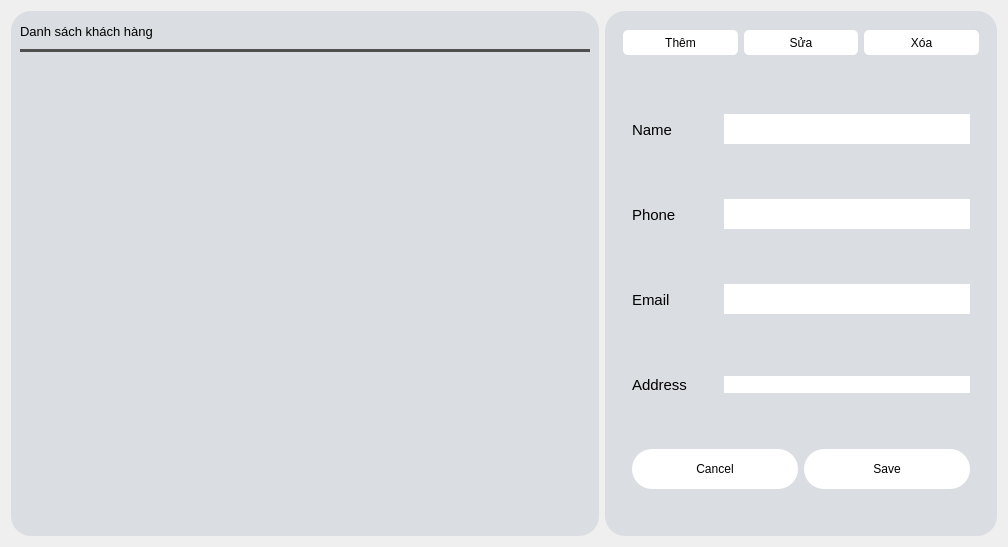
<?xml version="1.0" encoding="UTF-8"?>
<ui version="4.0">
 <class>customer_tab</class>
 <widget class="QWidget" name="customer_tab">
  <property name="geometry">
   <rect>
    <x>0</x>
    <y>0</y>
    <width>1008</width>
    <height>547</height>
   </rect>
  </property>
  <property name="windowTitle">
   <string>Form</string>
  </property>
  <layout class="QHBoxLayout" name="horizontalLayout" stretch="3,2">
   <item>
    <widget class="QFrame" name="list_product">
     <property name="sizePolicy">
      <sizepolicy hsizetype="Preferred" vsizetype="Preferred">
       <horstretch>0</horstretch>
       <verstretch>0</verstretch>
      </sizepolicy>
     </property>
     <property name="styleSheet">
      <string notr="true">border-radius: 20px;
background-color: rgb(218, 221, 225);</string>
     </property>
     <property name="frameShape">
      <enum>QFrame::StyledPanel</enum>
     </property>
     <property name="frameShadow">
      <enum>QFrame::Raised</enum>
     </property>
     <layout class="QVBoxLayout" name="verticalLayout_3">
      <item>
       <widget class="QLabel" name="list_staff_label">
        <property name="sizePolicy">
         <sizepolicy hsizetype="Preferred" vsizetype="Preferred">
          <horstretch>0</horstretch>
          <verstretch>1</verstretch>
         </sizepolicy>
        </property>
        <property name="font">
         <font>
          <pointsize>10</pointsize>
         </font>
        </property>
        <property name="text">
         <string>Danh sách khách hàng</string>
        </property>
       </widget>
      </item>
      <item>
       <widget class="Line" name="line">
        <property name="font">
         <font>
          <pointsize>4</pointsize>
         </font>
        </property>
        <property name="styleSheet">
         <string notr="true">border-color: rgb(103, 103, 103);
background-color: rgb(79, 79, 79);</string>
        </property>
        <property name="orientation">
         <enum>Qt::Horizontal</enum>
        </property>
       </widget>
      </item>
      <item>
       <widget class="QScrollArea" name="scrollArea">
        <property name="sizePolicy">
         <sizepolicy hsizetype="Expanding" vsizetype="Expanding">
          <horstretch>0</horstretch>
          <verstretch>20</verstretch>
         </sizepolicy>
        </property>
        <property name="widgetResizable">
         <bool>true</bool>
        </property>
        <widget class="QWidget" name="scrollAreaWidgetContents">
         <property name="geometry">
          <rect>
           <x>0</x>
           <y>0</y>
           <width>565</width>
           <height>463</height>
          </rect>
         </property>
         <property name="font">
          <font>
           <pointsize>5</pointsize>
          </font>
         </property>
         <layout class="QGridLayout" name="gridLayout" rowstretch="0">
          <property name="leftMargin">
           <number>0</number>
          </property>
         </layout>
        </widget>
       </widget>
      </item>
     </layout>
    </widget>
   </item>
   <item>
    <widget class="QFrame" name="edit_view">
     <property name="sizePolicy">
      <sizepolicy hsizetype="Preferred" vsizetype="Preferred">
       <horstretch>0</horstretch>
       <verstretch>0</verstretch>
      </sizepolicy>
     </property>
     <property name="styleSheet">
      <string notr="true">border-radius: 20px;
background-color: rgb(218, 221, 225);</string>
     </property>
     <property name="frameShape">
      <enum>QFrame::StyledPanel</enum>
     </property>
     <property name="frameShadow">
      <enum>QFrame::Raised</enum>
     </property>
     <layout class="QVBoxLayout" name="verticalLayout">
      <item>
       <widget class="QWidget" name="widget_2" native="true">
        <property name="sizePolicy">
         <sizepolicy hsizetype="Preferred" vsizetype="Preferred">
          <horstretch>0</horstretch>
          <verstretch>1</verstretch>
         </sizepolicy>
        </property>
        <layout class="QHBoxLayout" name="horizontalLayout_3">
         <item>
          <widget class="QPushButton" name="button_add">
           <property name="minimumSize">
            <size>
             <width>0</width>
             <height>25</height>
            </size>
           </property>
           <property name="font">
            <font>
             <pointsize>9</pointsize>
            </font>
           </property>
           <property name="styleSheet">
            <string notr="true">background-color: rgb(255, 255, 255);
border-radius: 5px;</string>
           </property>
           <property name="text">
            <string>Thêm</string>
           </property>
          </widget>
         </item>
         <item>
          <widget class="QPushButton" name="button_edit">
           <property name="minimumSize">
            <size>
             <width>0</width>
             <height>25</height>
            </size>
           </property>
           <property name="font">
            <font>
             <pointsize>9</pointsize>
            </font>
           </property>
           <property name="styleSheet">
            <string notr="true">background-color: rgb(255, 255, 255);
border-radius: 5px;</string>
           </property>
           <property name="text">
            <string>Sửa</string>
           </property>
          </widget>
         </item>
         <item>
          <widget class="QPushButton" name="button_delete">
           <property name="minimumSize">
            <size>
             <width>0</width>
             <height>25</height>
            </size>
           </property>
           <property name="font">
            <font>
             <pointsize>9</pointsize>
            </font>
           </property>
           <property name="styleSheet">
            <string notr="true">background-color: rgb(255, 255, 255);
border-radius: 5px;</string>
           </property>
           <property name="text">
            <string>Xóa</string>
           </property>
          </widget>
         </item>
        </layout>
       </widget>
      </item>
      <item>
       <widget class="QWidget" name="widget" native="true">
        <property name="sizePolicy">
         <sizepolicy hsizetype="Preferred" vsizetype="Preferred">
          <horstretch>0</horstretch>
          <verstretch>10</verstretch>
         </sizepolicy>
        </property>
        <layout class="QVBoxLayout" name="verticalLayout_2">
         <item>
          <widget class="QStackedWidget" name="stackedWidget">
           <property name="currentIndex">
            <number>1</number>
           </property>
           <widget class="QWidget" name="detail_page">
            <layout class="QHBoxLayout" name="horizontalLayout_13">
             <item>
              <layout class="QFormLayout" name="formLayout">
               <property name="horizontalSpacing">
                <number>10</number>
               </property>
               <property name="verticalSpacing">
                <number>20</number>
               </property>
               <property name="leftMargin">
                <number>10</number>
               </property>
               <property name="topMargin">
                <number>10</number>
               </property>
               <property name="rightMargin">
                <number>10</number>
               </property>
               <property name="bottomMargin">
                <number>10</number>
               </property>
               <item row="0" column="0">
                <widget class="QLabel" name="name_lb">
                 <property name="font">
                  <font>
                   <pointsize>10</pointsize>
                  </font>
                 </property>
                 <property name="text">
                  <string>Customer Name</string>
                 </property>
                 <property name="wordWrap">
                  <bool>true</bool>
                 </property>
                </widget>
               </item>
               <item row="0" column="1">
                <widget class="QLabel" name="name_ct">
                 <property name="font">
                  <font>
                   <pointsize>10</pointsize>
                  </font>
                 </property>
                 <property name="text">
                  <string/>
                 </property>
                 <property name="wordWrap">
                  <bool>true</bool>
                 </property>
                </widget>
               </item>
               <item row="1" column="0">
                <widget class="QLabel" name="phone_lb">
                 <property name="font">
                  <font>
                   <pointsize>10</pointsize>
                  </font>
                 </property>
                 <property name="text">
                  <string>Phone</string>
                 </property>
                 <property name="wordWrap">
                  <bool>true</bool>
                 </property>
                </widget>
               </item>
               <item row="1" column="1">
                <widget class="QLabel" name="phone_ct">
                 <property name="font">
                  <font>
                   <pointsize>10</pointsize>
                  </font>
                 </property>
                 <property name="text">
                  <string/>
                 </property>
                 <property name="wordWrap">
                  <bool>true</bool>
                 </property>
                </widget>
               </item>
               <item row="2" column="0">
                <widget class="QLabel" name="mail_lb">
                 <property name="font">
                  <font>
                   <pointsize>10</pointsize>
                  </font>
                 </property>
                 <property name="text">
                  <string>Email</string>
                 </property>
                 <property name="wordWrap">
                  <bool>true</bool>
                 </property>
                </widget>
               </item>
               <item row="2" column="1">
                <widget class="QLabel" name="mail_ct">
                 <property name="font">
                  <font>
                   <pointsize>10</pointsize>
                  </font>
                 </property>
                 <property name="text">
                  <string/>
                 </property>
                 <property name="wordWrap">
                  <bool>true</bool>
                 </property>
                </widget>
               </item>
               <item row="3" column="0">
                <widget class="QLabel" name="addr_lb">
                 <property name="font">
                  <font>
                   <pointsize>10</pointsize>
                  </font>
                 </property>
                 <property name="text">
                  <string>Address</string>
                 </property>
                </widget>
               </item>
               <item row="3" column="1">
                <widget class="QLabel" name="addr_ct">
                 <property name="font">
                  <font>
                   <pointsize>10</pointsize>
                  </font>
                 </property>
                 <property name="text">
                  <string/>
                 </property>
                </widget>
               </item>
              </layout>
             </item>
            </layout>
           </widget>
           <widget class="QWidget" name="edit_page">
            <layout class="QVBoxLayout" name="verticalLayout_4">
             <item>
              <widget class="QFrame" name="field1_name">
               <property name="frameShape">
                <enum>QFrame::StyledPanel</enum>
               </property>
               <property name="frameShadow">
                <enum>QFrame::Raised</enum>
               </property>
               <layout class="QHBoxLayout" name="horizontalLayout_2" stretch="1,3">
                <property name="spacing">
                 <number>10</number>
                </property>
                <property name="leftMargin">
                 <number>0</number>
                </property>
                <property name="topMargin">
                 <number>0</number>
                </property>
                <property name="rightMargin">
                 <number>0</number>
                </property>
                <property name="bottomMargin">
                 <number>0</number>
                </property>
                <item>
                 <widget class="QLabel" name="name_label">
                  <property name="font">
                   <font>
                    <pointsize>11</pointsize>
                   </font>
                  </property>
                  <property name="text">
                   <string>Name</string>
                  </property>
                 </widget>
                </item>
                <item>
                 <widget class="QLineEdit" name="name_field">
                  <property name="minimumSize">
                   <size>
                    <width>0</width>
                    <height>30</height>
                   </size>
                  </property>
                  <property name="font">
                   <font>
                    <pointsize>10</pointsize>
                   </font>
                  </property>
                  <property name="styleSheet">
                   <string notr="true">background-color: rgb(255, 255, 255);</string>
                  </property>
                 </widget>
                </item>
               </layout>
              </widget>
             </item>
             <item>
              <widget class="QFrame" name="field2_price">
               <property name="frameShape">
                <enum>QFrame::StyledPanel</enum>
               </property>
               <property name="frameShadow">
                <enum>QFrame::Raised</enum>
               </property>
               <layout class="QHBoxLayout" name="horizontalLayout_4" stretch="1,3">
                <property name="spacing">
                 <number>10</number>
                </property>
                <property name="leftMargin">
                 <number>0</number>
                </property>
                <property name="topMargin">
                 <number>0</number>
                </property>
                <property name="rightMargin">
                 <number>0</number>
                </property>
                <property name="bottomMargin">
                 <number>0</number>
                </property>
                <item>
                 <widget class="QLabel" name="phone_label">
                  <property name="font">
                   <font>
                    <pointsize>11</pointsize>
                   </font>
                  </property>
                  <property name="text">
                   <string>Phone</string>
                  </property>
                 </widget>
                </item>
                <item>
                 <widget class="QLineEdit" name="phone_field">
                  <property name="minimumSize">
                   <size>
                    <width>0</width>
                    <height>30</height>
                   </size>
                  </property>
                  <property name="font">
                   <font>
                    <pointsize>10</pointsize>
                   </font>
                  </property>
                  <property name="styleSheet">
                   <string notr="true">background-color: rgb(255, 255, 255);</string>
                  </property>
                 </widget>
                </item>
               </layout>
              </widget>
             </item>
             <item>
              <widget class="QFrame" name="field3_des">
               <property name="frameShape">
                <enum>QFrame::StyledPanel</enum>
               </property>
               <property name="frameShadow">
                <enum>QFrame::Raised</enum>
               </property>
               <layout class="QHBoxLayout" name="horizontalLayout_5" stretch="1,3">
                <property name="spacing">
                 <number>10</number>
                </property>
                <property name="leftMargin">
                 <number>0</number>
                </property>
                <property name="topMargin">
                 <number>0</number>
                </property>
                <property name="rightMargin">
                 <number>0</number>
                </property>
                <property name="bottomMargin">
                 <number>0</number>
                </property>
                <item>
                 <widget class="QLabel" name="des_field_2">
                  <property name="font">
                   <font>
                    <pointsize>11</pointsize>
                   </font>
                  </property>
                  <property name="text">
                   <string>Email</string>
                  </property>
                 </widget>
                </item>
                <item>
                 <widget class="QLineEdit" name="des_field">
                  <property name="minimumSize">
                   <size>
                    <width>0</width>
                    <height>30</height>
                   </size>
                  </property>
                  <property name="font">
                   <font>
                    <pointsize>10</pointsize>
                   </font>
                  </property>
                  <property name="styleSheet">
                   <string notr="true">background-color: rgb(255, 255, 255);</string>
                  </property>
                 </widget>
                </item>
               </layout>
              </widget>
             </item>
             <item>
              <widget class="QFrame" name="field4_addr">
               <property name="frameShape">
                <enum>QFrame::StyledPanel</enum>
               </property>
               <property name="frameShadow">
                <enum>QFrame::Raised</enum>
               </property>
               <layout class="QHBoxLayout" name="horizontalLayout_6" stretch="1,3">
                <property name="spacing">
                 <number>10</number>
                </property>
                <property name="leftMargin">
                 <number>0</number>
                </property>
                <property name="topMargin">
                 <number>0</number>
                </property>
                <property name="rightMargin">
                 <number>0</number>
                </property>
                <property name="bottomMargin">
                 <number>0</number>
                </property>
                <item>
                 <widget class="QLabel" name="addr_label">
                  <property name="font">
                   <font>
                    <pointsize>11</pointsize>
                   </font>
                  </property>
                  <property name="text">
                   <string>Address</string>
                  </property>
                 </widget>
                </item>
                <item>
                 <widget class="QLineEdit" name="addr_field">
                  <property name="font">
                   <font>
                    <pointsize>10</pointsize>
                   </font>
                  </property>
                  <property name="styleSheet">
                   <string notr="true">background-color: rgb(255, 255, 255);</string>
                  </property>
                 </widget>
                </item>
               </layout>
              </widget>
             </item>
             <item>
              <widget class="QFrame" name="field10_state">
               <property name="frameShape">
                <enum>QFrame::StyledPanel</enum>
               </property>
               <property name="frameShadow">
                <enum>QFrame::Raised</enum>
               </property>
               <layout class="QHBoxLayout" name="horizontalLayout_12">
                <property name="leftMargin">
                 <number>0</number>
                </property>
                <property name="rightMargin">
                 <number>0</number>
                </property>
                <item>
                 <widget class="QPushButton" name="button_cancel">
                  <property name="minimumSize">
                   <size>
                    <width>0</width>
                    <height>40</height>
                   </size>
                  </property>
                  <property name="styleSheet">
                   <string notr="true">background-color: rgb(255, 255, 255);
</string>
                  </property>
                  <property name="text">
                   <string>Cancel</string>
                  </property>
                 </widget>
                </item>
                <item>
                 <widget class="QPushButton" name="button_save">
                  <property name="minimumSize">
                   <size>
                    <width>0</width>
                    <height>40</height>
                   </size>
                  </property>
                  <property name="styleSheet">
                   <string notr="true">background-color: rgb(255, 255, 255);
</string>
                  </property>
                  <property name="text">
                   <string>Save</string>
                  </property>
                 </widget>
                </item>
               </layout>
              </widget>
             </item>
            </layout>
           </widget>
          </widget>
         </item>
        </layout>
       </widget>
      </item>
     </layout>
    </widget>
   </item>
  </layout>
 </widget>
 <resources/>
 <connections/>
</ui>
